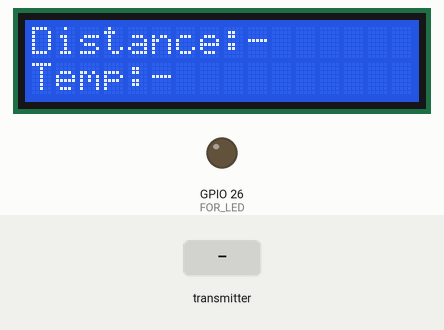
Recording of a sketch running on a simulated ESP32. Parts: 16×2 character LCD, output pins drawn as LEDs (lit = HIGH). Inputs (shaded band) come from the test bench.

Above: at 1.2 s.
1.3 s: the transmitter starts sending a = 0
At 2.1 s:
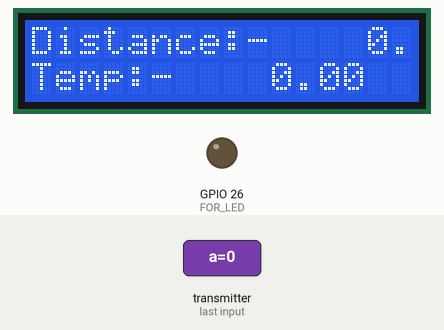
2.8 s: the transmitter starts sending b = 25
At 3.2 s:
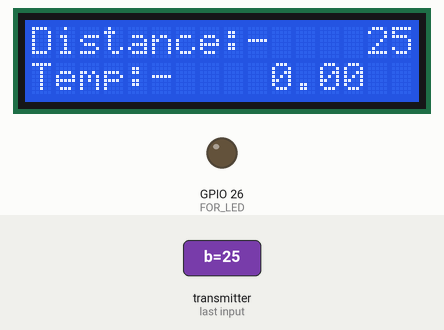
4.3 s: the transmitter starts sending a = 25
At 5.5 s:
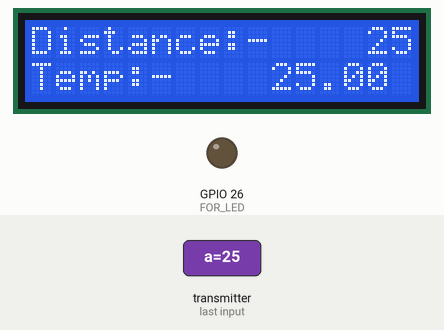
5.8 s: the transmitter starts sending b = 0
At 6.7 s:
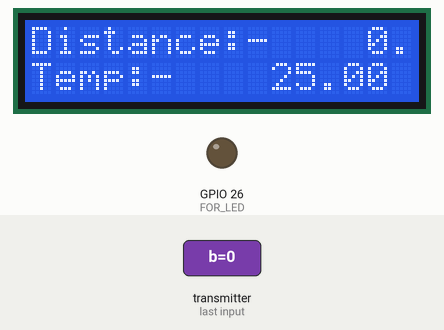
Timing chart, 0 to 8.3 s (numbered marks = the images above; inputs shaded):
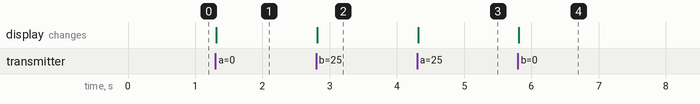

The sketch:

recieveresp32.ino
```cpp
#include <WiFi.h>
#include <esp_now.h>
#include <LiquidCrystal.h>
LiquidCrystal lcd(19, 23, 18, 14, 27, 15);

// Define data structure
typedef struct struct_message {
    float a;
    float b;
} struct_message;

struct_message myData;  // Create structured data object

// Callback function
void OnDataRecv(const uint8_t * mac, const uint8_t *incomingData, int len)
{
  memcpy(&myData, incomingData, sizeof(myData));	// Get incoming data

  lcd.setCursor(10,1);
  lcd.print(myData.a);
  lcd.setCursor(14,0);
  lcd.print(myData.b);

  if (myData.a > 25){
    digitalWrite(9, LOW);
    delay(500);
    digitalWrite(9, HIGH);
    delay(500);  }
}

void setup() {
  pinMode(26, OUTPUT);  //FOR LED
  lcd.begin(16,2);
  lcd.print("Distance:-");
  lcd.setCursor(0,1);
  lcd.print("Temp:-");

  WiFi.mode(WIFI_STA);   // Start ESP32 in Station mode

  if (esp_now_init() != 0) {
    Serial.println("Error initializing ESP-NOW");
    return;
  }
  // Register callback function
  esp_now_register_recv_cb(OnDataRecv);
}
```

Measured:
- after the input at 1.3 s, the display: changes at once (image 1)
- after the input at 2.8 s, the display: changes at once (image 2)
- after the input at 4.3 s, the display: changes at once (image 3)
- after the input at 5.8 s, the display: changes at once (image 4)
